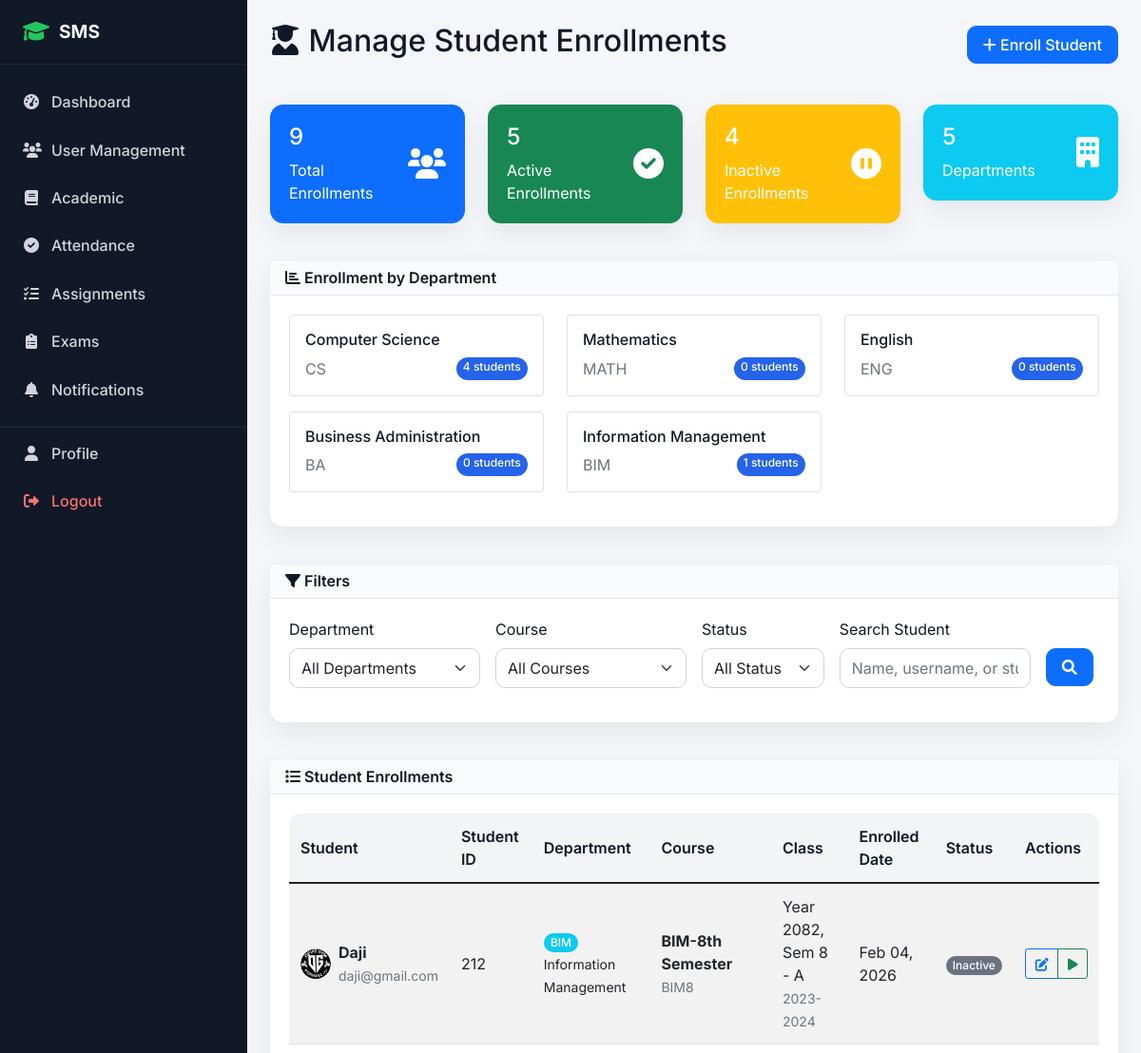
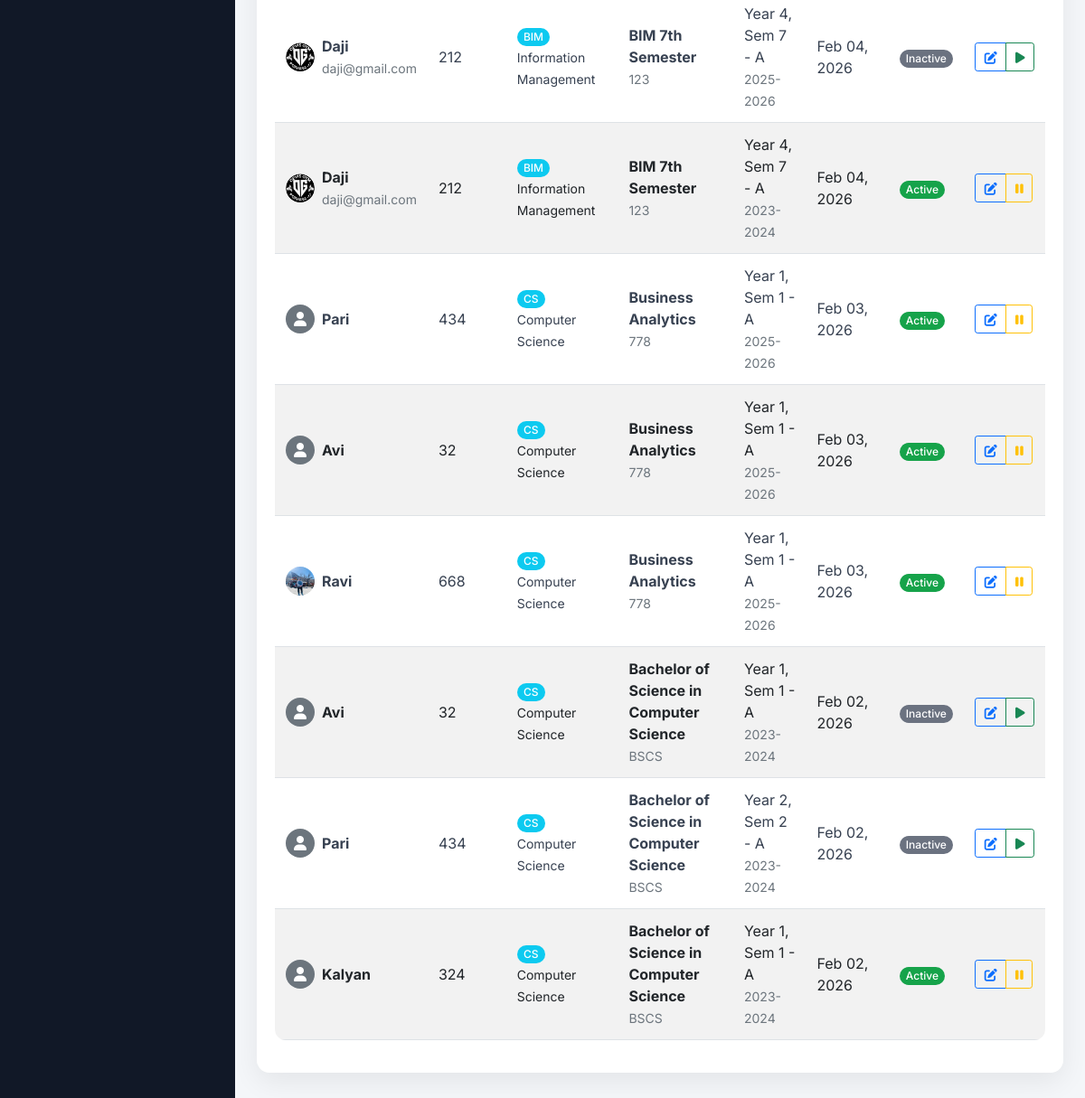
/academic/enrollments/manage/ (signed in), run on an earlier commit of the app's database (2 pictures, top to bottom).
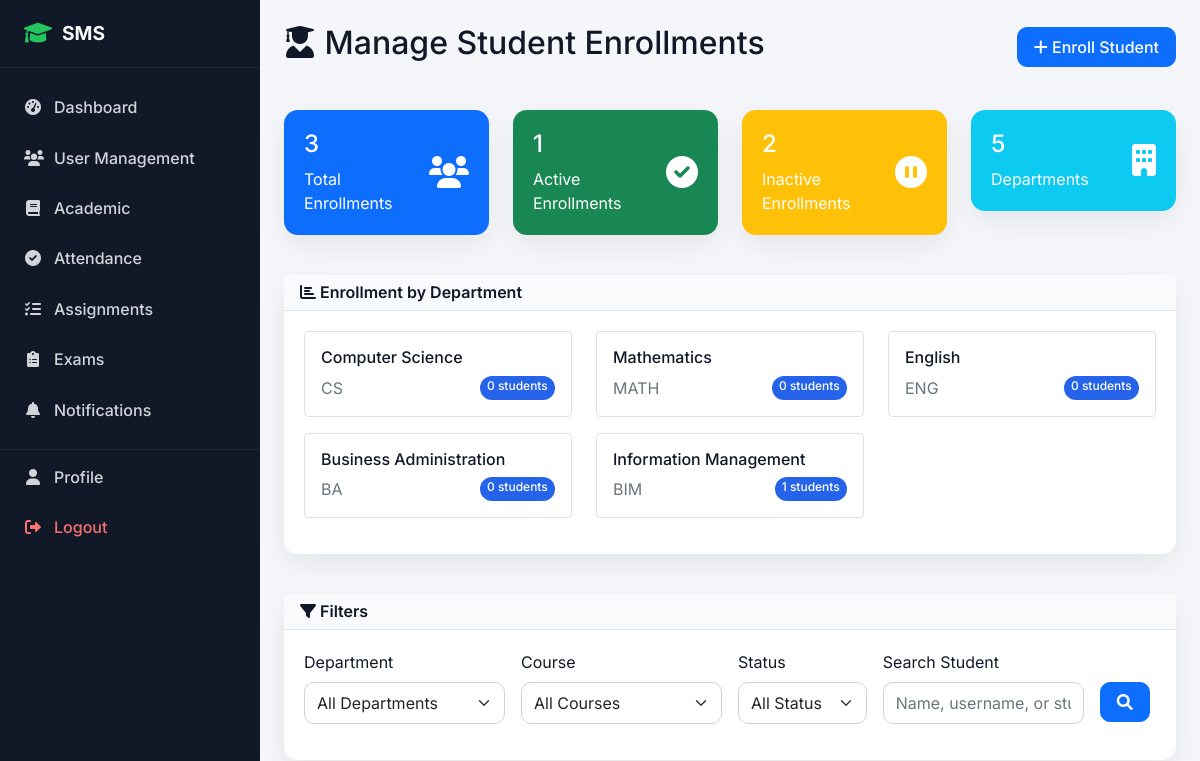
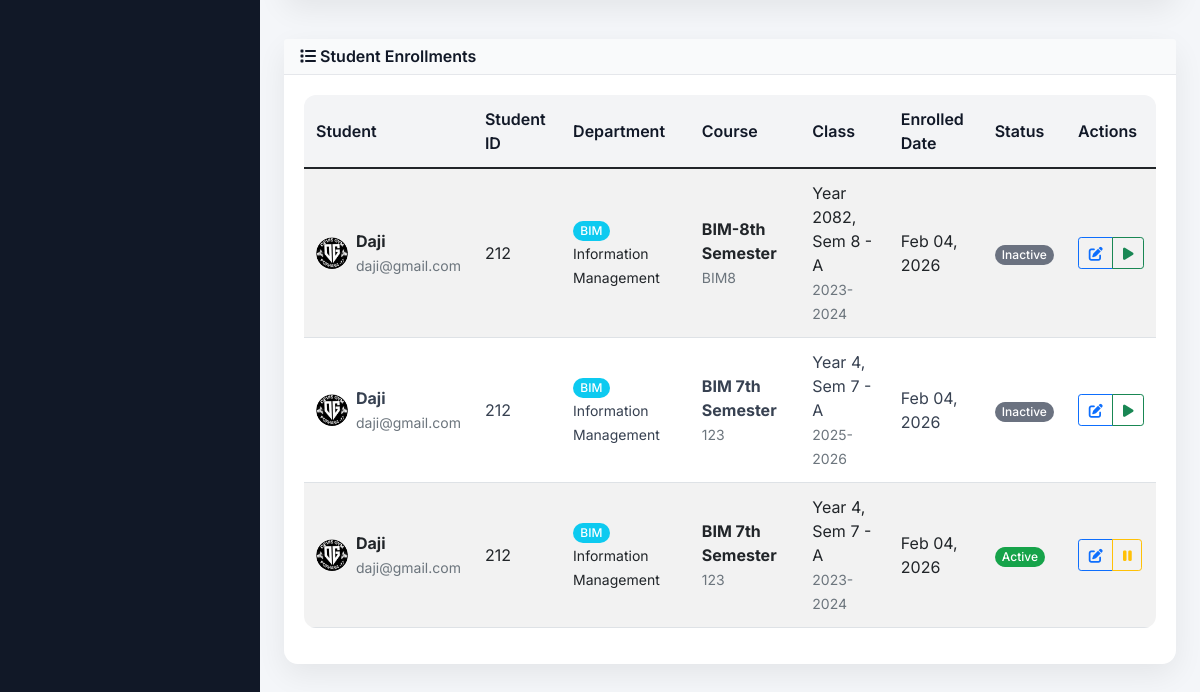
And on a later commit of the database (2 pictures, top to bottom).
### academic/models.py (models this page shows, shortened)
class Department(models.Model):
    name = models.CharField(max_length=100, unique=True)
    code = models.CharField(max_length=10, unique=True)
    description = models.TextField(blank=True)
    head_of_department = models.ForeignKey(TeacherProfile, on_delete=models.SET_NULL, null=True, blank=True)
    created_at = models.DateTimeField(auto_now_add=True)

class StudentEnrollment(models.Model):
    student = models.ForeignKey(StudentProfile, on_delete=models.CASCADE)
    class_enrolled = models.ForeignKey(Class, on_delete=models.CASCADE)
    enrollment_date = models.DateField(auto_now_add=True)
    is_active = models.BooleanField(default=True)
    class Meta:
        unique_together = ['student', 'class_enrolled']

class Class(models.Model):
    name = models.CharField(max_length=50)
    course = models.ForeignKey(Course, on_delete=models.CASCADE)
    year = models.PositiveIntegerField()  # 1st year, 2nd year, etc.
    semester = models.PositiveIntegerField()
    section = models.CharField(max_length=10)
    academic_year = models.ForeignKey(AcademicYear, on_delete=models.CASCADE)
    class_teacher = models.ForeignKey(TeacherProfile, on_delete=models.SET_NULL, null=True, blank=True, related_name='class_teacher_for')
    class Meta:
        unique_together = ['course', 'year', 'semester', 'section', 'academic_year']

class Course(models.Model):
    name = models.CharField(max_length=100)
    code = models.CharField(max_length=20, unique=True)
    department = models.ForeignKey(Department, on_delete=models.CASCADE)
    duration_years = models.PositiveIntegerField(default=4)
    description = models.TextField(blank=True)

class AcademicYear(models.Model):
    year = models.CharField(max_length=20, unique=True)  # e.g., "2023-2024"
    start_date = models.DateField()
    end_date = models.DateField()
    is_current = models.BooleanField(default=False)

### accounts/models.py (models this page shows, shortened)
class StudentProfile(models.Model):
    user = models.OneToOneField(User, on_delete=models.CASCADE, related_name='student_profile')
    student_id = models.CharField(max_length=20, unique=True)
    admission_date = models.DateField()
    guardian_name = models.CharField(max_length=100)
    guardian_phone = models.CharField(max_length=17)
    guardian_email = models.EmailField()
    emergency_contact = models.CharField(max_length=17)
    blood_group = models.CharField(max_length=5, blank=True)

class User(AbstractUser):
    USER_TYPE_CHOICES = (
        ('admin', 'Admin'),
        ('student', 'Student'),
        ('teacher', 'Teacher'),
        ('parent', 'Parent'),
    )
    user_type = models.CharField(max_length=10, choices=USER_TYPE_CHOICES)
    phone_regex = RegexValidator(regex=r'^\+?1?\d{9,15}$', message="Phone number must be entered in the format: '+999999999'. Up to 15 digits allowed.")
    phone_number = models.CharField(validators=[phone_regex], max_length=17, blank=True)
    address = models.TextField(blank=True)
    date_of_birth = models.DateField(null=True, blank=True)
    profile_picture = models.ImageField(upload_to='profile_pics/', blank=True, null=True)
    is_active = models.BooleanField(default=True)
    created_at = models.DateTimeField(auto_now_add=True)
    updated_at = models.DateTimeField(auto_now=True)

### academic/views.py (the view, shortened to what this page needs)
# urls.py: path('enrollments/manage/', views.manage_student_enrollment, name='manage_student_enrollment'),
@login_required
@user_passes_test(is_teacher_or_admin)
@login_required
@user_passes_test(is_admin)
def manage_student_enrollment(request):
    enrollments = StudentEnrollment.objects.select_related(
        'student__user',
        'class_enrolled__course__department',
        'class_enrolled__course',
        'class_enrolled__academic_year'
    ).order_by('-enrollment_date')
    department_filter = request.GET.get('department')
    course_filter = request.GET.get('course')
    status_filter = request.GET.get('status')
    search = request.GET.get('search', '')
    if department_filter:
        enrollments = enrollments.filter(class_enrolled__course__department_id=department_filter)
    if course_filter:
        enrollments = enrollments.filter(class_enrolled__course_id=course_filter)
    if status_filter:
        if status_filter == 'active':
            enrollments = enrollments.filter(is_active=True)
        elif status_filter == 'inactive':
            enrollments = enrollments.filter(is_active=False)
    paginator = Paginator(enrollments, 20)
    page_number = request.GET.get('page')
    page_obj = paginator.get_page(page_number)
    departments = Department.objects.all()
    courses = Course.objects.all()
    if department_filter:
        courses = courses.filter(department_id=department_filter)
    total_enrollments = enrollments.count()
    active_enrollments = enrollments.filter(is_active=True).count()
    inactive_enrollments = total_enrollments - active_enrollments
    dept_stats = []
    for dept in departments:
        dept_enrollment_count = StudentEnrollment.objects.filter(
            class_enrolled__course__department=dept,
            is_active=True
        ).count()
        dept_stats.append({
            'department': dept,
            'enrollment_count': dept_enrollment_count
        })
    context = {
        'page_obj': page_obj,
        'departments': departments,
        'courses': courses,
        'department_filter': department_filter,
        'course_filter': course_filter,
        'status_filter': status_filter,
        'search': search,
        'total_enrollments': total_enrollments,
        'active_enrollments': active_enrollments,
        'inactive_enrollments': inactive_enrollments,
        'dept_stats': dept_stats,
    }
    return render(request, 'academic/manage_student_enrollment.html', context)

### academic/views.py (called while the page is built)
def is_admin(user):
    return user.is_authenticated and user.user_type == 'admin'

def is_teacher_or_admin(user):
    return user.is_authenticated and user.user_type in ['admin', 'teacher']

### templates/academic/manage_student_enrollment.html (shortened to what the changed rows need)
{% extends 'base.html' %}
{% block content %}
<div class="row">
    <div class="col-12">
        <div class="d-flex justify-content-between align-items-center mb-4">
            <h2><i class="fas fa-user-graduate"></i> Manage Student Enrollments</h2>
        </div>
    </div>
</div>
<div class="row mb-4">
    <div class="col-md-3">
        <div class="card bg-primary text-white">
            <div class="card-body">
                <div class="d-flex justify-content-between">
                    <div>
                        <h4>{{ total_enrollments }}</h4>
                        <p class="mb-0">Total Enrollments</p>
                    </div>
                </div>
            </div>
        </div>
    </div>
    <div class="col-md-3">
        <div class="card bg-success text-white">
            <div class="card-body">
                <div class="d-flex justify-content-between">
                    <div>
                        <h4>{{ active_enrollments }}</h4>
                        <p class="mb-0">Active Enrollments</p>
                    </div>
                </div>
            </div>
        </div>
    </div>
    <div class="col-md-3">
        <div class="card bg-warning text-white">
            <div class="card-body">
                <div class="d-flex justify-content-between">
                    <div>
                        <h4>{{ inactive_enrollments }}</h4>
                        <p class="mb-0">Inactive Enrollments</p>
                    </div>
                </div>
            </div>
        </div>
    </div>
</div>
<div class="row mb-4">
    <div class="col-12">
        <div class="card">
            <div class="card-body">
                <div class="row">
                    {% for stat in dept_stats %}
                    <div class="col-md-4 mb-3">
                        <div class="border rounded p-3">
                            <h6>{{ stat.department.name }}</h6>
                            <div class="d-flex justify-content-between">
                                <span class="text-muted">{{ stat.department.code }}</span>
                                <span class="badge bg-primary">{{ stat.enrollment_count }} students</span>
                            </div>
                        </div>
                    </div>
                    {% endfor %}
                </div>
            </div>
        </div>
    </div>
</div>
<div class="row">
    <div class="col-12">
        <div class="card">
            <div class="card-body">
                {% if page_obj %}
                    <div class="table-responsive">
                        <table class="table table-striped">
                            <thead>
                                <tr>
                                    <th>Student</th>
                                    <th>Student ID</th>
                                    <th>Department</th>
                                    <th>Course</th>
                                    <th>Class</th>
                                    <th>Enrolled Date</th>
                                    <th>Status</th>
                                    <th>Actions</th>
                                </tr>
                            </thead>
                            <tbody>
                                {% for enrollment in page_obj %}
                                <tr>
                                    <td>
                                        <div class="d-flex align-items-center">
                                            {% if enrollment.student.user.profile_picture %}
                                                <img src="{{ enrollment.student.user.profile_picture.url }}"
                                                     class="rounded-circle me-2" width="32" height="32">
                                            {% else %}
                                                <div class="bg-secondary rounded-circle me-2 d-flex align-items-center justify-content-center"
                                                     style="width: 32px; height: 32px;">
                                                    <i class="fas fa-user text-white"></i>
                                                </div>
                                            {% endif %}
                                            <div>
                                                <strong>{{ enrollment.student.user.get_full_name|default:enrollment.student.user.username }}</strong>
                                                <br><small class="text-muted">{{ enrollment.student.user.email }}</small>
                                            </div>
                                        </div>
                                    </td>
                                    <td>{{ enrollment.student.student_id }}</td>
                                    <td>
                                        <span class="badge bg-info">{{ enrollment.class_enrolled.course.department.code }}</span>
                                        <br><small>{{ enrollment.class_enrolled.course.department.name }}</small>
                                    </td>
                                    <td>
                                        <strong>{{ enrollment.class_enrolled.course.name }}</strong>
                                        <br><small class="text-muted">{{ enrollment.class_enrolled.course.code }}</small>
                                    </td>
                                    <td>
                                        Year {{ enrollment.class_enrolled.year }}, Sem {{ enrollment.class_enrolled.semester }} - {{ enrollment.class_enrolled.section }}
                                        <br><small class="text-muted">{{ enrollment.class_enrolled.academic_year.year }}</small>
                                    </td>
                                    <td>{{ enrollment.enrollment_date|date:"M d, Y" }}</td>
                                    <td>
                                        {% if enrollment.is_active %}
                                            <span class="badge bg-success">Active</span>
                                        {% else %}
                                            <span class="badge bg-secondary">Inactive</span>
                                        {% endif %}
                                    </td>
                                    <td>
                                        <div class="btn-group btn-group-sm">
                                            <a href="{% url 'academic:edit_student_enrollment' enrollment.id %}"
                                               class="btn btn-outline-primary" title="Edit">
                                                <i class="fas fa-edit"></i>
                                            </a>
                                            {% if enrollment.is_active %}
                                                <button class="btn btn-outline-warning"
                                                        onclick="toggleEnrollmentStatus({{ enrollment.id }}, false)"
                                                        title="Deactivate">
                                                    <i class="fas fa-pause"></i>
                                                </button>
                                            {% else %}
                                                <button class="btn btn-outline-success"
                                                        onclick="toggleEnrollmentStatus({{ enrollment.id }}, true)"
                                                        title="Activate">
                                                    <i class="fas fa-play"></i>
                                                </button>
                                            {% endif %}
                                        </div>
                                    </td>
                                </tr>
                                {% endfor %}
                            </tbody>
                        </table>
                    </div>
                {% endif %}
            </div>
        </div>
    </div>
</div>
{% endblock %}

What changed in the data, as far as the page shows it:
removed StudentEnrollment: student.user.get_full_name "Pari", student.student_id "434", class_enrolled.course.department.code "CS", class_enrolled.course.department.name "Computer Science", class_enrolled.course.name "Business Analytics", class_enrolled.course.code "778", class_enrolled.year "1", class_enrolled.semester "1", class_enrolled.section "A", class_enrolled.academic_year.year "2025-2026", enrollment_date "Feb 03, 2026", is_active "Active"
removed StudentEnrollment: student.user.get_full_name "Avi", student.student_id "32", class_enrolled.course.department.code "CS", class_enrolled.course.department.name "Computer Science", class_enrolled.course.name "Business Analytics", class_enrolled.course.code "778", class_enrolled.year "1", class_enrolled.semester "1", class_enrolled.section "A", class_enrolled.academic_year.year "2025-2026", enrollment_date "Feb 03, 2026", is_active "Active"
removed StudentEnrollment: student.user.profile_picture (picture), student.user.get_full_name "Ravi", student.student_id "668", class_enrolled.course.department.code "CS", class_enrolled.course.department.name "Computer Science", class_enrolled.course.name "Business Analytics", class_enrolled.course.code "778", class_enrolled.year "1", class_enrolled.semester "1", class_enrolled.section "A", class_enrolled.academic_year.year "2025-2026", enrollment_date "Feb 03, 2026", is_active "Active"
removed StudentEnrollment: student.user.get_full_name "Avi", student.student_id "32", class_enrolled.course.department.code "CS", class_enrolled.course.department.name "Computer Science", class_enrolled.course.name "Bachelor of Science in Computer Science", class_enrolled.course.code "BSCS", class_enrolled.year "1", class_enrolled.semester "1", class_enrolled.section "A", class_enrolled.academic_year.year "2023-2024", enrollment_date "Feb 02, 2026", is_active "Inactive"
removed StudentEnrollment: student.user.get_full_name "Pari", student.student_id "434", class_enrolled.course.department.code "CS", class_enrolled.course.department.name "Computer Science", class_enrolled.course.name "Bachelor of Science in Computer Science", class_enrolled.course.code "BSCS", class_enrolled.year "2", class_enrolled.semester "2", class_enrolled.section "A", class_enrolled.academic_year.year "2023-2024", enrollment_date "Feb 02, 2026", is_active "Inactive"
removed StudentEnrollment: student.user.get_full_name "Kalyan", student.student_id "324", class_enrolled.course.department.code "CS", class_enrolled.course.department.name "Computer Science", class_enrolled.course.name "Bachelor of Science in Computer Science", class_enrolled.course.code "BSCS", class_enrolled.year "1", class_enrolled.semester "1", class_enrolled.section "A", class_enrolled.academic_year.year "2023-2024", enrollment_date "Feb 02, 2026", is_active "Active"
computed for Department "Computer Science": enrollment_count "4" → "0"
Also different on the page:
{{ total_enrollments }}: "9" → "3"
{{ active_enrollments }}: "5" → "1"
{{ inactive_enrollments }}: "4" → "2"
